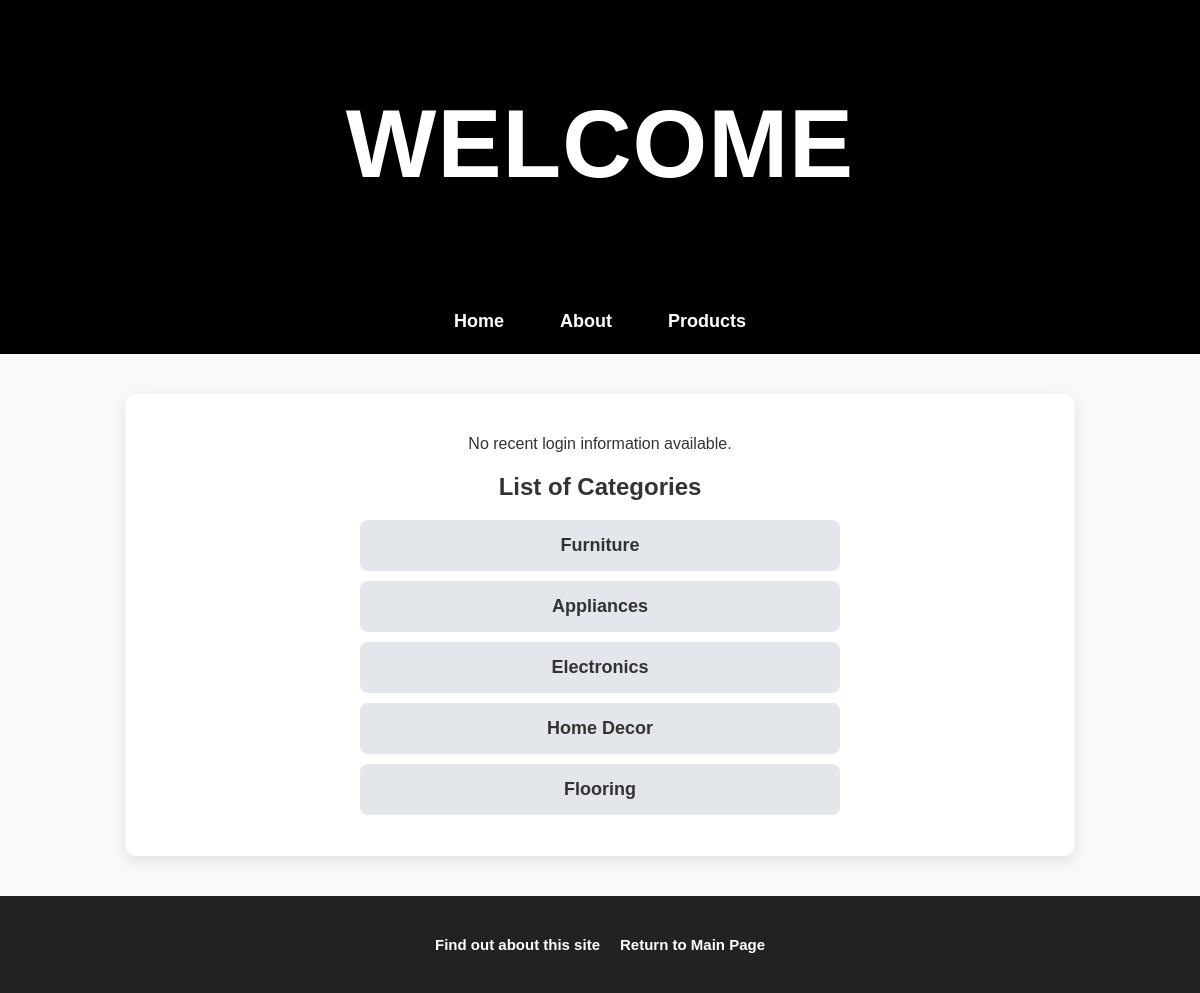
The page / on the database its author committed.
### myapp/models.py (models this page shows, shortened)
class Category(models.Model):
    name = models.CharField(max_length=200)
    warehouse = models.CharField(max_length=100, default='Unknown')

### myapp/views.py (the view)
# urls.py: path('', views.index, name='index'),  # Home Page
def index(request):
    cat_list = Category.objects.all().order_by('id')[:10]
    last_login = request.session.get('last_login', None)
    if not last_login:
        last_login = request.COOKIES.get('last_login', None)
    if last_login:
        login_info = f"Your last login was: {last_login}"
    else:
        login_info = "No recent login information available."
    return render(request, 'myapp/index.html', {'cat_list': cat_list, 'login_info': login_info})

### myapp/templates/myapp/index.html (shortened to what this page needs)
{% extends 'myapp/base.html' %}
{% block myhdg %}Welcome{% endblock %}
{% block body_block %}
<div class="container">
  <p>{{ login_info }}</p>
  <h2>List of Categories</h2>
  {% if cat_list %}
    <ol class="category-list">
      {% for cat in cat_list %}
        <li>{{ cat.name }}</li>
      {% endfor %}
    </ol>
  {% else %}
    <p>No categories available</p>
  {% endif %}
</div>
{% endblock %}

### myapp/static/myapp/style.css (style rules this page uses)
body { background-color: #f8f9fa; color: #333; font-family: 'Arial', sans-serif; font-size: 16px; margin: 0; padding: 0; }
.container { width: 75%; margin: 40px auto; background: white; padding: 25px; box-shadow: 0px 5px 15px rgba(0, 0, 0, 0.1); border-radius: 12px; text-align: center; }
.category-list, .product-list { padding: 0; list-style-type: none; text-align: center; }
.category-list li, .product-list li { background: #e3e6ea; margin: 10px auto; padding: 15px; width: 50%; border-radius: 8px; font-size: 18px; font-weight: bold; transition: background 0.3s ease-in-out, transform 0.2s; }

### rows shown on the page
Category: name "Furniture"
Category: name "Appliances"
Category: name "Electronics"
Category: name "Home Decor"
Category: name "Flooring"

### other values the page prints
{{ login_info }} "No recent login information available."
